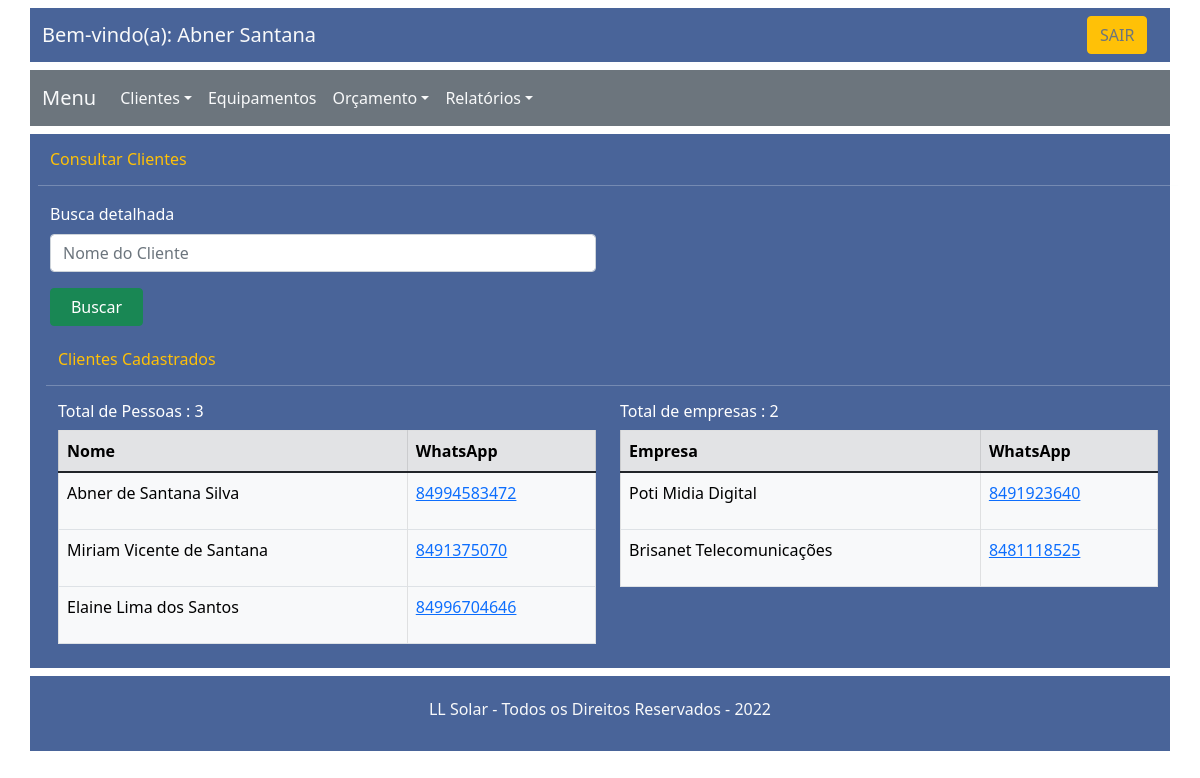
The page /clientes/consulta (signed in) on the database as committed earlier.
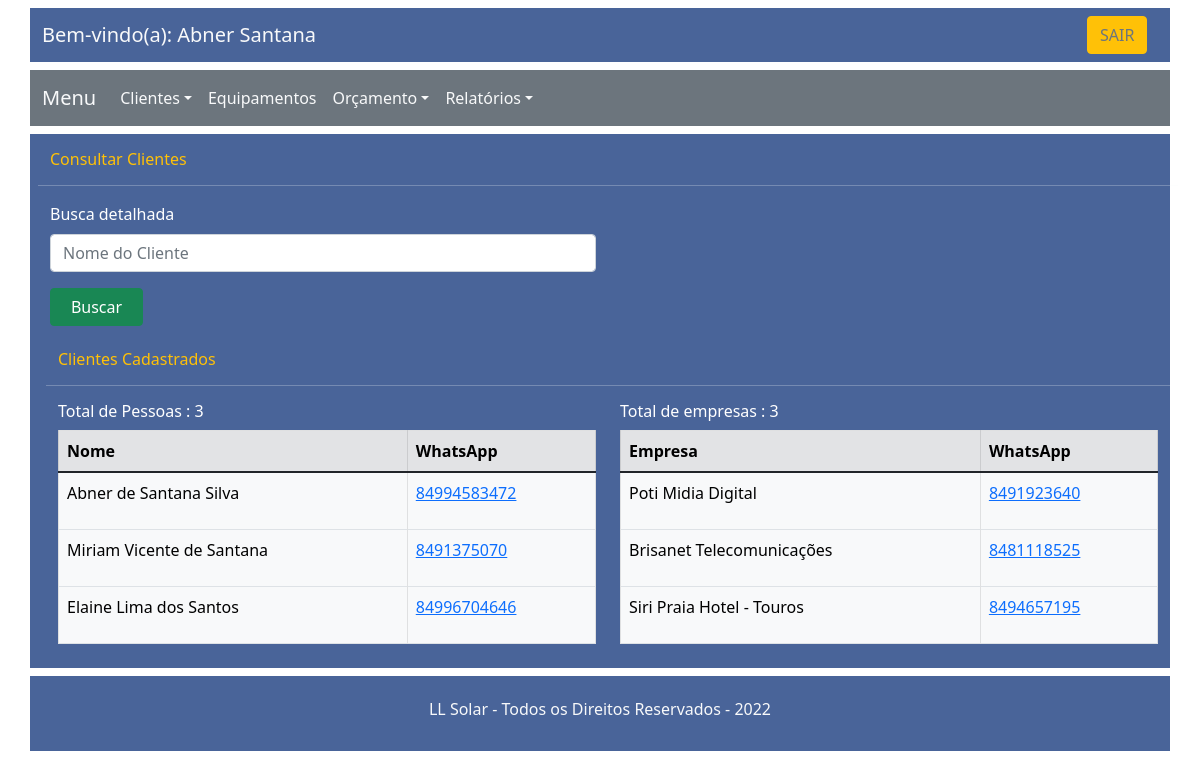
The same page on the database as committed later.
### lladmin/models.py (models this page shows, shortened)
class cliente(models.Model):
    cpf_cnpj = models.CharField(primary_key=True, max_length=14)
    tipo_cliente = models.CharField(max_length=4)  # CPF ou CNPJ
    nome_completo = models.CharField(max_length=150)
    whatsapp = models.CharField(max_length=13)
    email = models.EmailField(max_length=100)
    endereco = models.CharField(max_length=100)
    numero = models.CharField(max_length=5)
    bairro = models.CharField(max_length=100)
    cidade = models.CharField(max_length=100)
    estado = models.CharField(max_length=2)
    complemento = models.CharField(max_length=500)

### lladmin/views.py (the view)
# urls.py: path('clientes/consulta', clientes_consulta, name='clientes-consulta'),
def clientes_consulta(request):
    if request.user.is_authenticated == True:
        nome = request.user.first_name
        sobre_nome = request.user.last_name
        clientes = cliente.objects.values_list(
            'cpf_cnpj', 'tipo_cliente', 'nome_completo', 'whatsapp', 'email', 'endereco', 'numero', 'bairro', 'cidade', 'estado',  'complemento', named=True)
        cpfs = clientes.filter(tipo_cliente='CPF')
        cnpjs = clientes.filter(tipo_cliente='CNPJ')
        tot_cpfs, tot_cnpjs = len(cpfs), len(cnpjs)
        pessoas = {}
        empresas = {}
        for i in cpfs:
            pessoas[i[2]] = i[3]
        for i in cnpjs:
            empresas[i[2]] = i[3]
        consulta = False
        consulta_cliente = ''
        if request.method == 'POST':
            consulta_cliente = request.POST.get('consulta_cliente')
            if len(consulta_cliente) > 0:
                consulta_cliente = clientes.filter(
                    nome_completo__contains=consulta_cliente)
                consulta = True
        context = {
            'consulta_cliente': consulta_cliente,
            'nome': nome,
            'sobre_nome': sobre_nome,
            'pessoas': pessoas,
            'empresas': empresas,
            'tot_cpfs': tot_cpfs,
            'tot_cnpjs': tot_cnpjs,
            'consulta': consulta,
        }
        return render(request, "clientes-consulta.html", context)
    else:
        return redirect('home')

### lladmin/templates/clientes-consulta.html (shortened to what this page needs)
<!DOCTYPE html>
<html lang="pt">
<head>
    <link href="https://cdn.jsdelivr.net/npm/bootstrap@5.1.3/dist/css/bootstrap.min.css" rel="stylesheet"
>
</head>
<body>
    <div class="container ">
        <nav class="navbar row bg my-2"> <br>
            <div class="col-9 col-md-10 col-lg-11">
                <a class="navbar-brand h4 text-light" href="#">Bem-vindo(a): {{nome}} {{sobre_nome}}</a>
            </div>
            <div class="col-3  col-md-2 col-lg-1 ">
                <a href="{% url 'logout' %}" class=" btn btn-warning  text-secondary">SAIR</a>
            </div>
        </nav>
        <div class="row my-2 bg-secondary">
            <nav class="navbar navbar-expand-lg navbar-light menu-nav">
                  <a class="navbar-brand text-light" href="#">Menu</a>
                  <div class="collapse navbar-collapse" id="navbarTogglerDemo02">
                    <ul class="navbar-nav me-auto mb-2 mb-lg-0">
                        <li class="nav-item dropdown ">
                            <a class="nav-link dropdown-toggle text-light  " data-bs-toggle="dropdown" href="#" role="button" aria-expanded="false">Clientes</a>
                              </li>
                            </ul>
                          <li class="nav-item ">
                            <a class="nav-link text-light" href="{% url 'equipamentos' %}">Equipamentos</a>
                          </li>
                          <li class="nav-item dropdown">
                            <a class="nav-link dropdown-toggle text-light" data-bs-toggle="dropdown" href="#" role="button" aria-expanded="false">Orçamento</a>
                              </li>
                          <li class="nav-item dropdown">
                            <a class="nav-link dropdown-toggle text-light" data-bs-toggle="dropdown" href="#" role="button" aria-expanded="false">Relatórios</a>
                              </li>
                  </div>
              </nav>
            </div>
            <div class="row bg">
                <form method="post" class="col-12 mx-2 my-2">
                    <div class="row">
                        <p class="text-warning h6 py-2 ">  Consultar Clientes </p>
                        <hr class="text-light">
                    </div>
                    <div class="row ">
                        <div class="col-11 col-sm-6 ">
                                <label class="form-label text-white ">Busca detalhada</label>
                                <input type="text" name="consulta_cliente" class="form-control" placeholder="Nome do Cliente">
                        </div>
                    </div>
                    <div class="col">
                        <button type="submit" class=" col-3 col-md-2 col-lg-1 my-3 btn btn-success ">
                            Buscar
                        </button>
                    <div>
                </form>
                <div class="row px-2">
                    <p class="text-warning h6 py-2 ">  Clientes Cadastrados </p>
                    <hr class="text-light">
                    <div class="col-12 col-md-11 col-lg-6">
                        <p class="h6 text-white"> Total de Pessoas : {{tot_cpfs}} </p>
                        <table class="table table-bordered  table-hover ">
                            <thead class="table-light">
                                <tr>
                                    <td class="table-secondary"><b>Nome</b></td>
                                    <td class="table-secondary"><b>WhatsApp</b></td>
                                </tr>
                            </thead>
                            <tbody>
                                {% for nome , zap  in pessoas.items %}
                                <tr>
                                <td  class="table-light" > <p> {{ nome }}  </p> </td>
                                <td  class="table-light"> <a href="https://api.WhatsApp.com/send?phone=55{{zap}}" target="_blank">  {{zap}} </a></td>
                                </tr>
                                {% endfor %}
                              </tbody>
                        </table>
                    </div>
                    <div class="col col-md-11 col-lg-6">
                        <p class="h6 text-white"> Total de empresas : {{tot_cnpjs}} </p>
                        <table class="table table-bordered  table-hover ">
                            <thead class="table-light">
                                <tr>
                                    <td class="table-secondary"><b>Empresa</b></td>
                                    <td class="table-secondary"><b>WhatsApp</b></td>
                                </tr>
                            </thead>
                            <tbody>
                                {% for nome , zap  in empresas.items %}
                                <tr>
                                <td  class="table-light" > <p> {{ nome }}  </p> </td>
                                <td  class="table-light"> <a href="https://api.WhatsApp.com/send?phone=55{{zap}}" target="_blank">  {{zap}} </a></td>
                                </tr>
                                {% endfor %}
                              </tbody>
                        </table>
                    </div>
                </div>
            </div>
        </div>
    <footer class="row text-center text-light bg my-2 py-4">
        <br>
        <h6> LL Solar - Todos os Direitos Reservados - 2022 </h6>
        <br>
    </footer>
</body>
</html>

### lladmin/templates/clientes-consulta.html (style rules this page uses)
.bg { background-color: #496499; }

Rows that differ between the two databases and show on the page:
added cliente: empresas "Siri Praia Hotel - Touros", empresas "8494657195"
Other text that changed with them:
{{ tot_cnpjs }}: "2" → "3"
